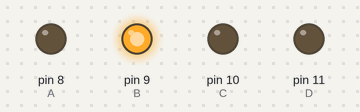
Simulated run of this sketch. Board: Arduino Uno, built with avr-gcc and run on an emulated ATmega328P. On the bench: output pins drawn as LEDs (lit = HIGH).

Above: at 0.5 s.
At 1.5 s:
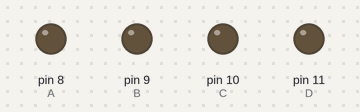
At 2.5 s:
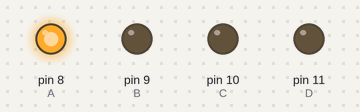
At 4.5 s:
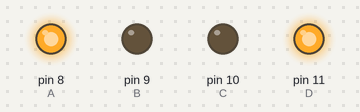
At 6.5 s:
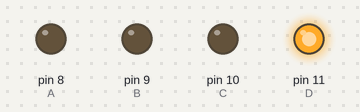
At 9.0 s:
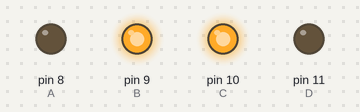
Timing chart, 0 to 13.0 s (numbered marks = the images above):
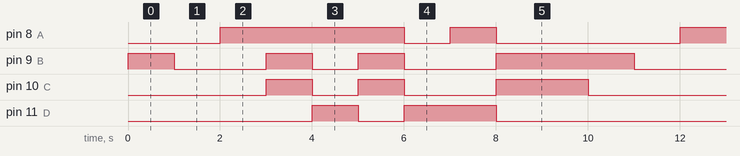

The sketch:

lab_4_ex_31.ino
```cpp
int A = 8;
int B = 9;
int C = 10;
int D = 11;

void setup()
{
  pinMode(A, OUTPUT);
  pinMode(B, OUTPUT);
  pinMode(C, OUTPUT);
  pinMode(D, OUTPUT);
  digitalWrite(A, LOW);
  digitalWrite(B, LOW);
  digitalWrite(C, LOW);
  digitalWrite(D, LOW);
}

void loop()
{
  // Task to print 201797896
  printTwo();
  printZero();
  printOne();
  printSeven();
  printNine();
  printSeven();
  printEight();
  printNine();
  printSix();
  delay(1000);
}

void printZero() {
  turnOffAll();
  delay(1000);
}

void printOne() {
  turnOffAll();
  digitalWrite(A, HIGH);
  delay(1000);
}

void printTwo() {
  turnOffAll();
  digitalWrite(B, HIGH);
  delay(1000);
}

void printSix() {
  turnOffAll();
  digitalWrite(B, HIGH);
  digitalWrite(C, HIGH);
  delay(1000);
}

void printSeven() {
  turnOffAll();
  digitalWrite(A, HIGH);
  digitalWrite(B, HIGH);
  digitalWrite(C, HIGH);
  delay(1000);
}

void printEight() {
  turnOffAll();
  digitalWrite(D, HIGH);
  delay(1000);
}

void printNine() {
  turnOffAll();
  digitalWrite(D, HIGH);
  digitalWrite(A, HIGH);
  delay(1000);
}

void turnOffAll() {
  digitalWrite(A, LOW);
  digitalWrite(B, LOW);
  digitalWrite(C, LOW);
  digitalWrite(D, LOW);
}
```

Measured:
- by itself, pin 8 (A): repeats every 10.0 s: LOW 1.0 s, HIGH 1.0 s, LOW 4.0 s, HIGH 4.0 s
- by itself, pin 9 (B): repeats every 10.0 s: LOW 2.0 s, HIGH 1.0 s, LOW 1.0 s, HIGH 1.0 s, LOW 2.0 s, HIGH 3.0 s
- by itself, pin 10 (C): repeats every 10.0 s: LOW 1.0 s, HIGH 1.0 s, LOW 2.0 s, HIGH 2.0 s, LOW 3.0 s, HIGH 1.0 s
- by itself, pin 11 (D): repeats every 10.0 s: LOW 1.0 s, HIGH 2.0 s, LOW 6.0 s, HIGH 1.0 s
